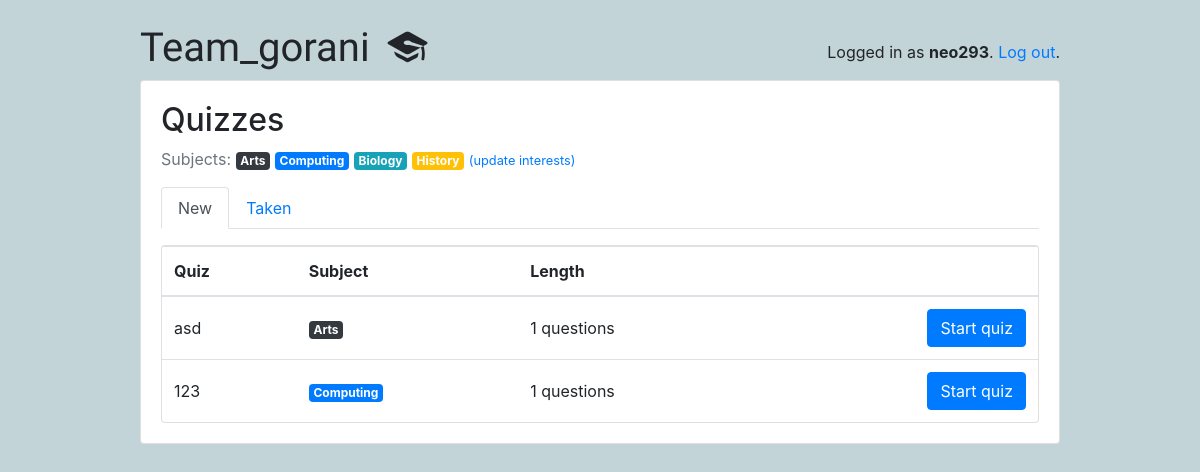
Screenshot of /students/ (signed in) with the database file from the repository.
### classroom/models.py (models this page shows, shortened)
class User(AbstractUser):
    is_student = models.BooleanField(default=False)
    is_teacher = models.BooleanField(default=False)

class Subject(models.Model):
    name = models.CharField(max_length=30)
    color = models.CharField(max_length=7, default='#007bff')
    def get_html_badge(self):
        name = escape(self.name)
        color = escape(self.color)
        html = '<span class="badge badge-primary" style="background-color: %s">%s</span>' % (color, name)
        return mark_safe(html)

class Quiz(models.Model):
    owner = models.ForeignKey(User, on_delete=models.CASCADE, related_name='quizzes')
    name = models.CharField(max_length=255)
    subject = models.ForeignKey(Subject, on_delete=models.CASCADE, related_name='quizzes')

### classroom/views/students.py (the view)
# urls.py: path('', students.QuizListView.as_view(), name='quiz_list'),
@method_decorator([login_required, student_required], name='dispatch')
class QuizListView(ListView):
    model = Quiz
    ordering = ('name', )
    context_object_name = 'quizzes'
    template_name = 'classroom/students/quiz_list.html'
    def get_queryset(self):
        student = self.request.user.student
        student_interests = student.interests.values_list('pk', flat=True)
        taken_quizzes = student.quizzes.values_list('pk', flat=True)
        queryset = Quiz.objects.filter(subject__in=student_interests) \
            .exclude(pk__in=taken_quizzes) \
            .annotate(questions_count=Count('questions')) \
            .filter(questions_count__gt=0)
        return queryset

### classroom/templates/classroom/students/quiz_list.html
{% extends 'base.html' %}
{% block content %}
  {% include 'classroom/students/_header.html' with active='new' %}
  <div class="card">
    <table class="table mb-0">
      <thead>
        <tr>
          <th>Quiz</th>
          <th>Subject</th>
          <th>Length</th>
          <th></th>
        </tr>
      </thead>
      <tbody>
        {% for quiz in quizzes %}
          <tr>
            <td class="align-middle">{{ quiz.name }}</td>
            <td class="align-middle">{{ quiz.subject.get_html_badge }}</td>
            <td class="align-middle">{{ quiz.questions_count }} questions</td>
            <td class="text-right">
              <a href="{% url 'students:take_quiz' quiz.pk %}" class="btn btn-primary">Start quiz</a>
            </td>
          </tr>
        {% empty %}
          <tr>
            <td class="bg-light text-center font-italic" colspan="4">No quiz matching the cook's interest right now.</td>
          </tr>
        {% endfor %}
      </tbody>
    </table>
  </div>
{% endblock %}

### templates/base.html (shortened to what this page needs)
{% load static %}<!doctype html>
<html lang="en">
  <head>
    <link rel="stylesheet" href="https://maxcdn.bootstrapcdn.com/bootstrap/4.0.0/css/bootstrap.min.css">
    <link rel="stylesheet" type="text/css" href="{% static 'vendor/fontello-2f186091/css/fontello.css' %}">
    <link rel="stylesheet" type="text/css" href="{% static 'css/app.css' %}">
    {% if user.is_authenticated and user.is_teacher %}
      <link rel="stylesheet" type="text/css" href="{% static 'css/teachers.css' %}">
    {% else %}
      <link rel="stylesheet" type="text/css" href="{% static 'css/students.css' %}">
    {% endif %}
  </head>
  <body>
    <div class="container my-4">
      <div class="row justify-content-center">
        <div class="col-md-10 col-sm-12">
          <div class="row">
            <div class="col-6">
              <h1 class="logo">
                <a href="{% url 'home' %}">
                  Team_gorani
                  {% if user.is_authenticated %}
                    {% if user.is_teacher %}
                      <span class="icon-feather" data-toggle="tooltip" data-placement="right" title="Teacher profile"></span>
                    {% else %}
                      <span class="icon-graduation-cap" data-toggle="tooltip" data-placement="right" title="Student profile"></span>
                    {% endif %}
                  {% endif %}
                </a>
              </h1>
            </div>
            <div class="col-6 text-right">
              {% if user.is_authenticated %}
                <p class="pt-3">Logged in as <strong>{{ user.username }}</strong>. <a href="{% url 'logout' %}">Log out</a>.</p>
              {% else %}
                <a href="{% url 'login' %}" class="btn btn-light" role="button">Log in</a>
                <a href="{% url 'signup' %}" class="btn btn-primary" role="button">Sign up</a>
              {% endif %}
            </div>
          </div>
          <div class="card mb-3">
            <div class="card-body">
              {% block content %}
              {% endblock %}
            </div>
          </div>
        </div>
      </div>
    </div>
  </body>
</html>

### classroom/templates/classroom/students/_header.html
<h2>Quizzes</h2>
<p class="text-muted">
  Subjects:{% for subject in user.student.interests.all %} {{ subject.get_html_badge }}{% endfor %}
  <a href="{% url 'students:student_interests' %}"><small>(update interests)</small></a>
</p>
<ul class="nav nav-tabs mb-3">
  <li class="nav-item">
    <a class="nav-link{% if active == 'new' %} active{% endif %}" href="{% url 'students:quiz_list' %}">New</a>
  </li>
  <li class="nav-item">
    <a class="nav-link{% if active == 'taken' %} active{% endif %}" href="{% url 'students:taken_quiz_list' %}">Taken</a>
  </li>
</ul>

### static/css/app.css (style rules this page uses)
.logo { font-family: 'Clicker Script', cursive; }
.logo a { color: #212529; text-decoration: none; }

### static/css/students.css (style rules this page uses)
body { background-color: #c2d4d8; }

### rows the page displays
User: username "neo293"
Subject: get_html_badge "Arts"
Subject: get_html_badge "Computing"
Subject: get_html_badge "Biology"
Subject: get_html_badge "History"
Quiz: name "asd", subject.get_html_badge "Arts", questions_count "1"
Quiz: name "123", subject.get_html_badge "Computing", questions_count "1"
